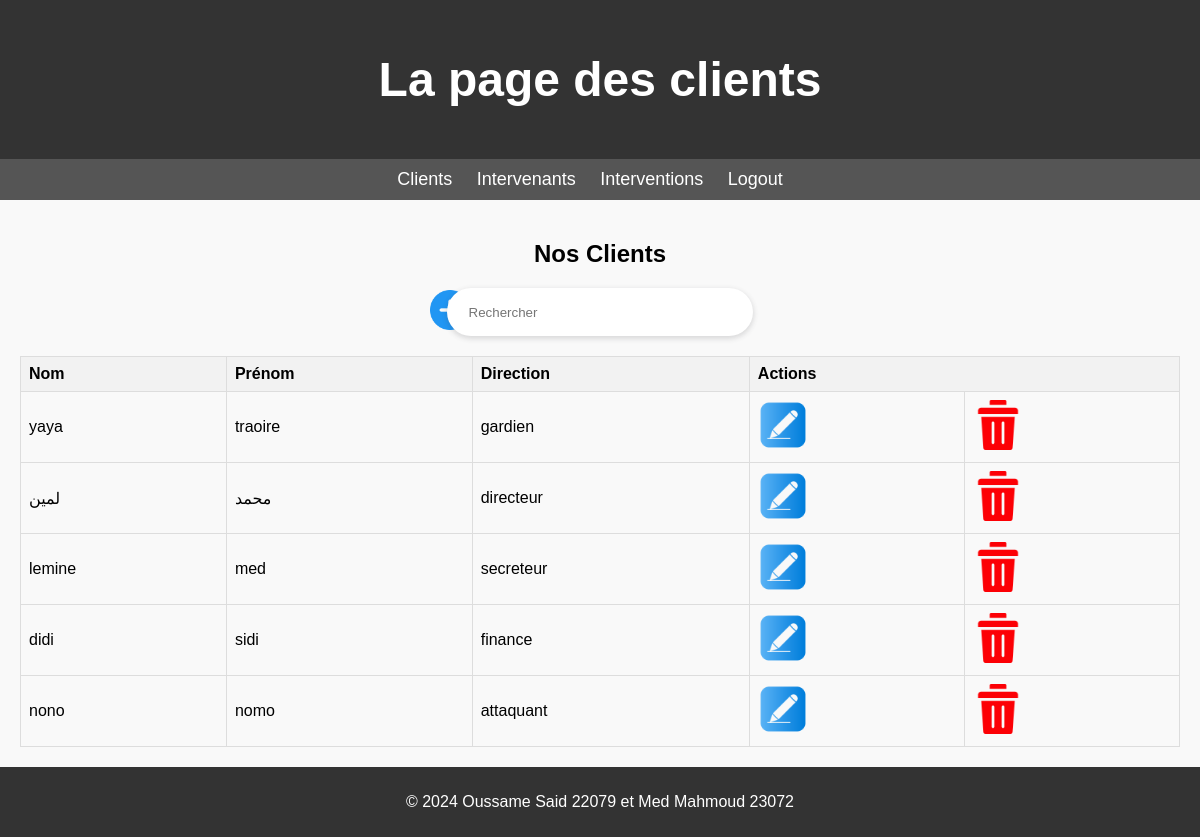
/clients (signed in), run on the app's committed database.
### mini.py (models this page shows, shortened)
class Client(db.Model):
    id = db.Column(db.Integer, primary_key=True)
    nom = db.Column(db.String(50), nullable=False)
    prenom = db.Column(db.String(50), nullable=False)
    direction = db.Column(db.String(50), nullable=False)

### mini.py (the view)
@app.route('/clients')
def clients():
    if session :
        clients = Client.query.all()
        return render_template('Clients.html', clients=clients)
    else :
        return redirect(url_for('index'))

### templates/Clients.html (shortened to what this page needs)
<!DOCTYPE html>
<html lang="fr">
<head>
</head>
<body>
    <header>
        <h1>La page des clients</h1>
    </header>
    <nav>
        <ul>
            <li><a href="{{ url_for('clients') }}">Clients</a></li>
            <li><a href="{{ url_for('intervenant') }}">Intervenants</a></li>
            <li><a href="{{ url_for('intervention') }}">Interventions</a></li>
            <li><a href="{{ url_for('logout') }}">Logout</a></li>
        </ul>
    </nav>
    <main>
        <h2>Nos Clients</h2>
        <input class="RNNXgb" type="text" id="search-input" placeholder="     Rechercher" onkeyup="searchTable()">
        <table id="myTable">
            <thead>
                <tr>
                    <th>Nom</th>
                    <th>Prénom</th>
                    <th>Direction</th>
                    <th colspan="2">Actions</th>
                </tr>
            </thead>
            <tbody>
                {% for client in clients %}
                <tr>
                    <td>{{ client.nom }}</td>
                    <td>{{ client.prenom }}</td>
                    <td>{{ client.direction }}</td>
                    <td>
                        <a href="{{ url_for('edit_client', client_id=client.id) }}">
                            <img src="static/draw.png" width="50" height="50" title="modifier un client">
                        </a>
                    </td>
                    <td>
                        <a href="{{ url_for('delete_client', client_id=client.id) }}"
                        onclick="return confirm('Êtes-vous sûr de vouloir supprimer cet client ?')">
                            <img src="static/delete.png" width="50" height="50" title="supprimer un client">
                        </a>
                    </td>
                </tr>
                {% endfor %}
            </tbody>
        </table>
    </main>
    <footer>
        <p>&copy; 2024 Oussame Said 22079 et Med Mahmoud 23072</p>
    </footer>
</body>
</html>

### templates/Clients.html (style rules this page uses)
body { font-family: 'Arial', sans-serif; background-color: #f9f9f9; margin: 0; padding: 0; }
header { background-color: #333; color: #fff; padding: 20px; text-align: center; }
h1 { font-size: 48px; }
nav { background-color: #555; color: #fff; text-align: center; padding: 10px; }
nav ul { list-style-type: none; padding: 0; margin: 0; }
nav li { display: inline; margin-right: 20px; }
nav a { color: #fff; text-decoration: none; font-size: 18px; }
main { padding: 20px; text-align: center; }
footer { background-color: #333; color: #fff; text-align: center; padding: 10px; }
table { width: 100%; border-collapse: collapse; margin-top: 20px; }
th, td { border: 1px solid #ddd; padding: 8px; text-align: left; }
th { background-color: #f2f2f2; }
.RNNXgb { display: flex; z-index: 3; position: relative; min-height: 44px; background: #fff; border: 1px solid transparent; box-shadow: 0 2px 5px 1px rgba(64,60,67,.16); border-radius: 24px; margin: 0 auto; width: 300px; }

### data on the page
Client: nom "yaya", prenom "traoire", direction "gardien"
Client: nom "لمين", prenom "محمد", direction "directeur"
Client: nom "lemine", prenom "med", direction "secreteur"
Client: nom "didi", prenom "sidi", direction "finance"
Client: nom "nono", prenom "nomo", direction "attaquant"
